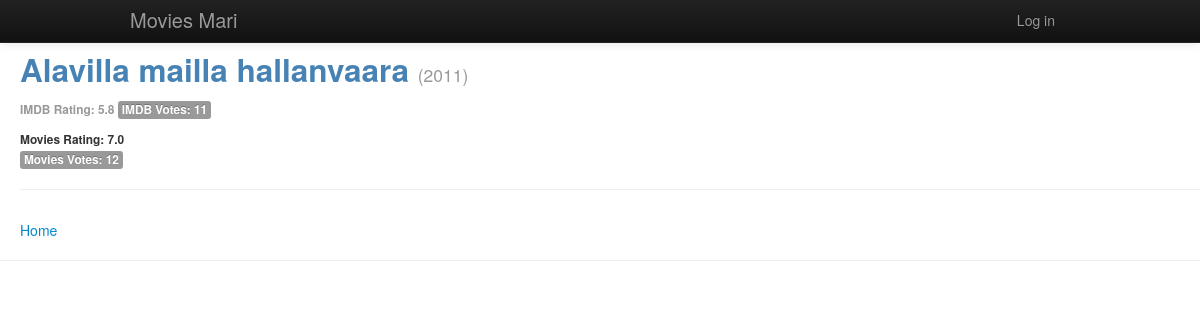
The page /movie/14/ on the database as committed earlier.
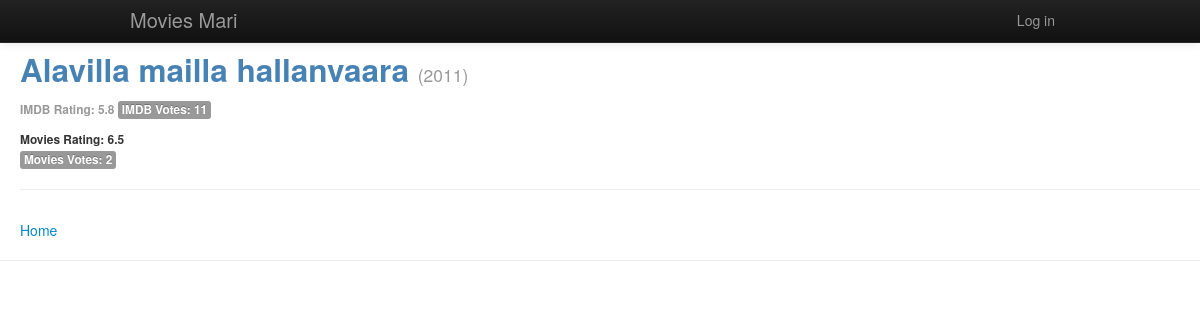
The same page on the database as committed later.
### movies/models.py (models this page shows, shortened)
class Movie(models.Model):
    title = models.CharField(max_length=100, unique=True)
    year = models.CharField(max_length=50)
    imdb_rank = models.FloatField(default=0)
    imdb_votes = models.IntegerField(default=0)
    total_votes = models.IntegerField(default=0)
    tags = models.ManyToManyField(Tag)
    def average_rating(self):
        average = Rating.objects.filter(movie=self).aggregate(Avg('value'))
        return average['value__avg']

### movies/views.py (the view, shortened to what this page needs)
# urls.py: url(r'^movie/(?P<movie_id>\d+)/$', views.movie_show, name='movie_show'),
def movie_show(request, movie_id):
    context_dict = {'movie_id': movie_id, 'tags': Tag.objects.order_by('name')}
    try:
        current_movie = Movie.objects.get(id=movie_id)
        context_dict['movie'] = current_movie
        context_dict['movies'] = Movie.objects.all()
        current_user = request.user
    except Movie.DoesNotExist:
        context_dict['error'] = 'The movie is not found'
    return render(request, 'movies/movie.html', context_dict)

### templates/movies/movie.html (shortened to what this page needs)
{% extends 'movies/base.html' %}
{% load crispy_forms_tags %}
{% load static %}
{% block body_block %}
    <div style="margin-top:50px;margin-left:20px">
        {% if not movie in movies %}
            <strong>{{ error }}</strong></br>
        {% else %}
            <div class="page-header">
                <h2 style="color: steelblue">{{ movie.title }}
                    <small>({{ movie.year }})<h6>IMDB Rating: {{ movie.imdb_rank }} <span class="label label-default">IMDB Votes: {{ movie.imdb_votes }}</span>
                    </h6></small>
                </h2>
                <h6>
                    <div id="rating">Movies Rating: {{ movie.average_rating }}</div>  <span id="votes"
                                                                                            class="label label-default">Movies Votes: {{ movie.total_votes }}</span>
                </h6>
            </div>
        {% endif %}
        <a href="{% url "movies:index" %}">Home</a>
    </div>
{% endblock %}

### templates/movies/base.html (shortened to what this page needs)
<!DOCTYPE html>
{% load static %}
{% load i18n %}
<html>
    <head>
        <link href="{% static "css/bootstrap.css" %}" rel="stylesheet" media="screen">
        <link href="{% static "css/app.css" %}" rel="stylesheet" media="screen">
    </head>
    <body>
        <div>
            {% block body_block %}Movies{% endblock %}
        </div>
        <hr/>
        <div class="navbar navbar-inverse navbar-fixed-top">
            <div class="navbar-inner">
                <div class="container">
                    <a class="brand" href="{% url "movies:index" %}">Movies Mari</a>
                    <div class="nav-collapse collapse">
                        <ul class="nav pull-right">
                            {% if user.is_authenticated %}
                                <li class="navbar-text">Welcome, {{ user.username }}!</li>
                                <li><a href="{% url 'auth_logout' %}">{% trans "Log out" %}</a></li>
                                <li><a href="{% url 'auth_password_change' %}">{% trans "Change password" %}</a></li>
                                <li><a href="{% url "movies:user_watchlist" %}"> My watchlist</a></li>
                            {% else %}
                                <li><a href="{% url 'auth_login' %}">{% trans "Log in" %}</a></li>
                            {% endif %}
                        </ul>
                    </div>
                </div>
            </div>
        </div>
    </body>
</html>

Rows that differ between the two databases and show on the page:
changed Movie "Alavilla mailla hallanvaara": average_rating "7.0" → "6.5"; total_votes "12" → "2"
